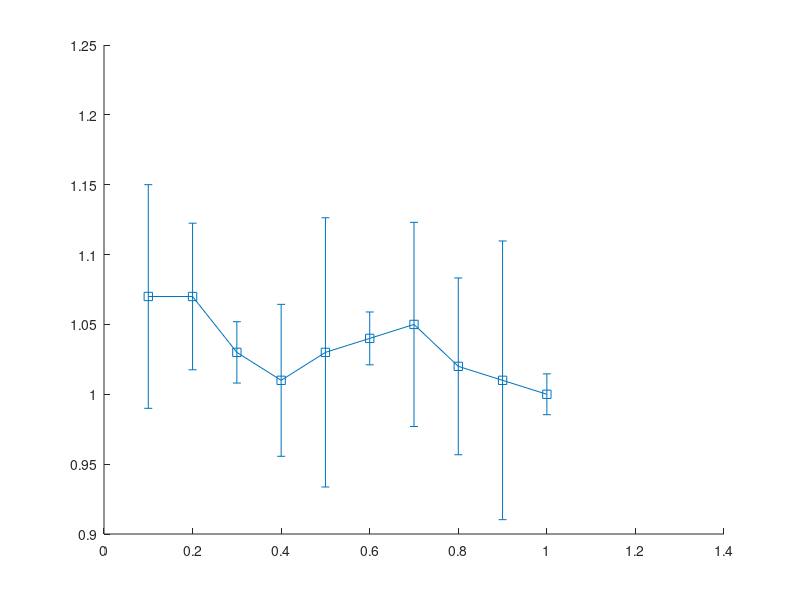

MATLAB code to generate this figure: (Note: this script raises an error after producing the figure.)
close all;
clear;
clc;

x = 0.1:0.1:1;
y = [0.93 0.93 0.97 0.99 0.97 0.96 0.95 0.98 0.99 1.0];
err = 0.1*rand(1,size(y,2));

errorbar(x,2-y,err,'-s','MarkerSize',10,...
    'MarkerEdgeColor','black','MarkerFaceColor','black',...
    'color','black');
ylabel('Latency (s)');
xlabel('Link quality ');
xticks([0:0.1:1]);
xlim([0 1.1]);
yticks([0.8 0.9 1 1.1 1.2]);
ylim([0.95 1.1]);

dim = [.4 .6 .3 .3];
str = 'Fake figure';
annotation('textbox',dim,'String',str,'FitBoxToText','on','Color','red','FontSize',24);

set(gca,'FontSize',24);
grid on;
print -deps LatencyW2W